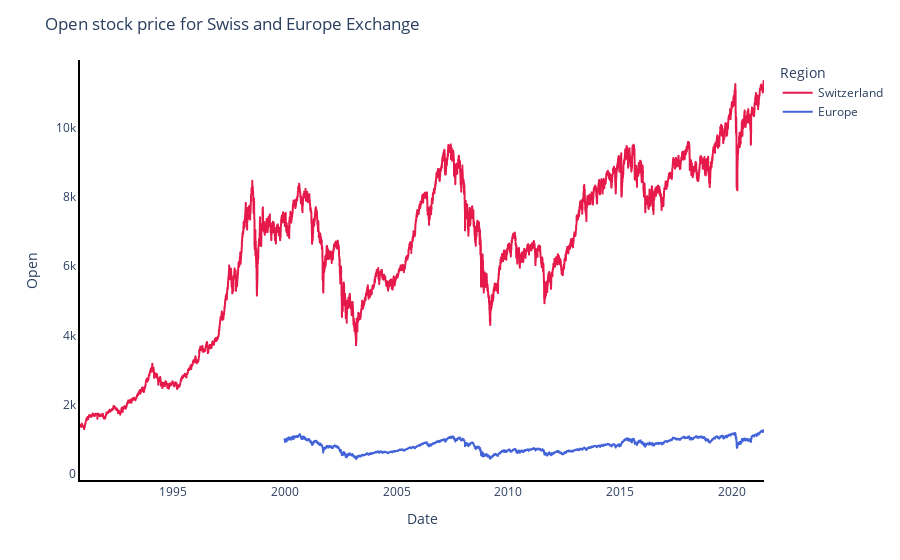

Source (notebook cell):
### Markdown cell above
### Line Chart for Open Stock Price

### Code cell
fig = px.line(df_se, x="Date", y="Open", color = "Region", 
             labels = {"Index":"Region"}, color_discrete_map={
                "Europe":"#4363d8",
                "Switzerland":"#e6194B",
             })
# Add figure title
fig.update_layout(
    plot_bgcolor = "white",
    title_text="Open stock price for Swiss and Europe Exchange"
)

fig.update_yaxes(showticklabels = True, showline = True, linewidth = 2, linecolor = "black")
fig.update_xaxes(showticklabels = True, showline = True, linewidth = 2, linecolor = "black")

iplot(fig)

### Figure 1 — Plotly figure (JSON) as saved in the notebook; plotly's stock layout.template omitted (floating-point values rounded to 4 significant figures; data arrays with more than 128 entries replaced by an {"elided": "..."} marker saying what was removed)
{"data": [{"hovertemplate": "Region=Switzerland<br>Date=%{x}<br>Open=%{y}<extra></extra>", "legendgroup": "Switzerland", "line": {"color": "#e6194B", "dash": "solid"}, "mode": "lines", "name": "Switzerland", "showlegend": true, "type": "scattergl", "x": {"elided": "7830 str values"}, "xaxis": "x", "y": {"elided": "7830 float values"}, "yaxis": "y"}, {"hovertemplate": "Region=Europe<br>Date=%{x}<br>Open=%{y}<extra></extra>", "legendgroup": "Europe", "line": {"color": "#4363d8", "dash": "solid"}, "mode": "lines", "name": "Europe", "showlegend": true, "type": "scattergl", "x": {"elided": "5507 str values"}, "xaxis": "x", "y": {"elided": "5507 float values"}, "yaxis": "y"}], "layout": {"legend": {"title": {"text": "Region"}, "tracegroupgap": 0}, "margin": {"t": 60}, "plot_bgcolor": "white", "title": {"text": "Open stock price for Swiss and Europe Exchange"}, "xaxis": {"anchor": "y", "domain": [0, 1], "linecolor": "black", "linewidth": 2, "showline": true, "showticklabels": true, "title": {"text": "Date"}, "type": "date", "range": ["1990-11-09", "2021-06-02"], "autorange": true}, "yaxis": {"anchor": "x", "domain": [0, 1], "linecolor": "black", "linewidth": 2, "showline": true, "showticklabels": true, "title": {"text": "Open"}, "type": "linear", "range": [-178.9, 11950.0], "autorange": true}, "autosize": true}}
